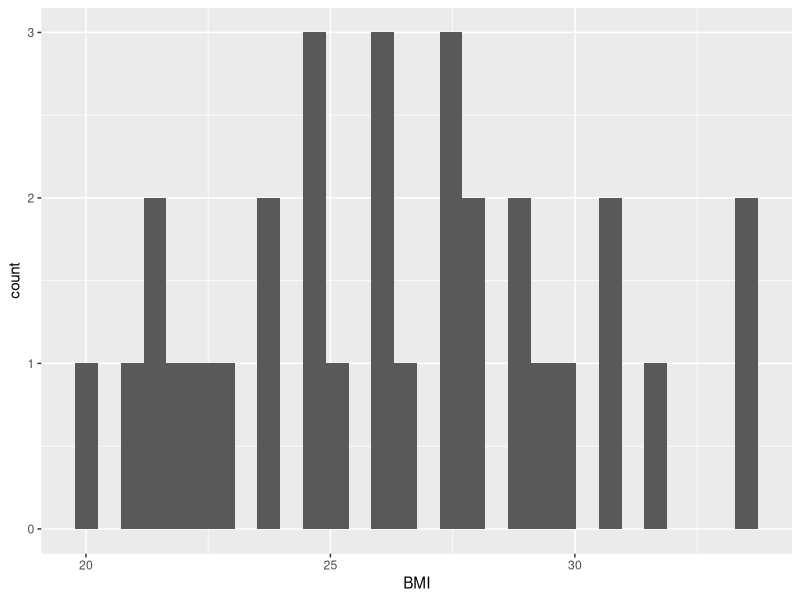
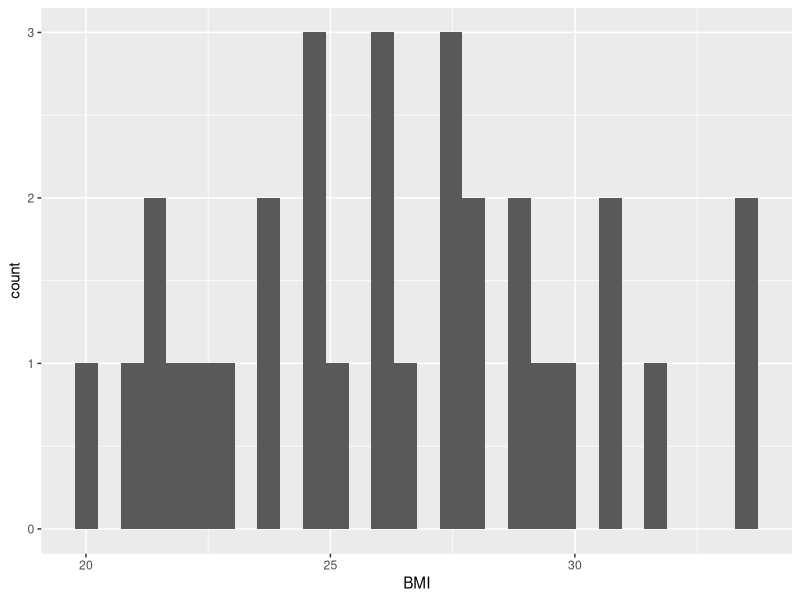
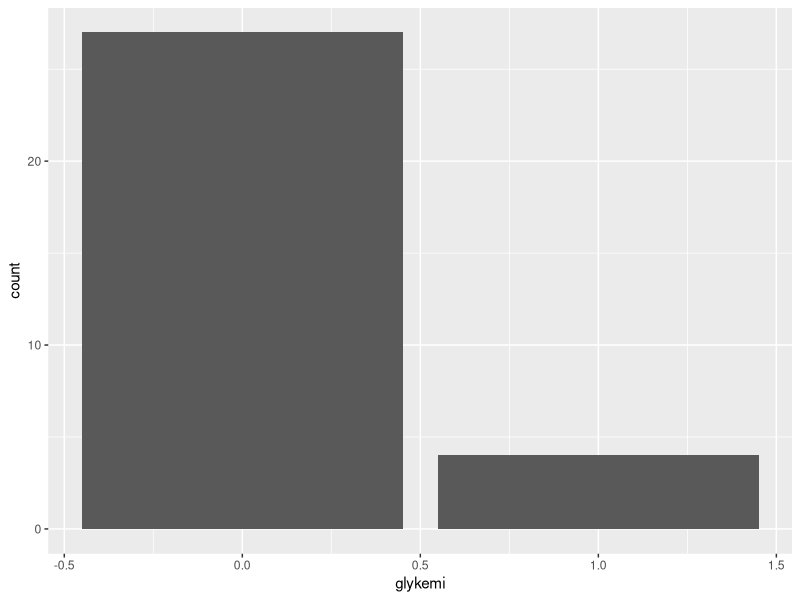
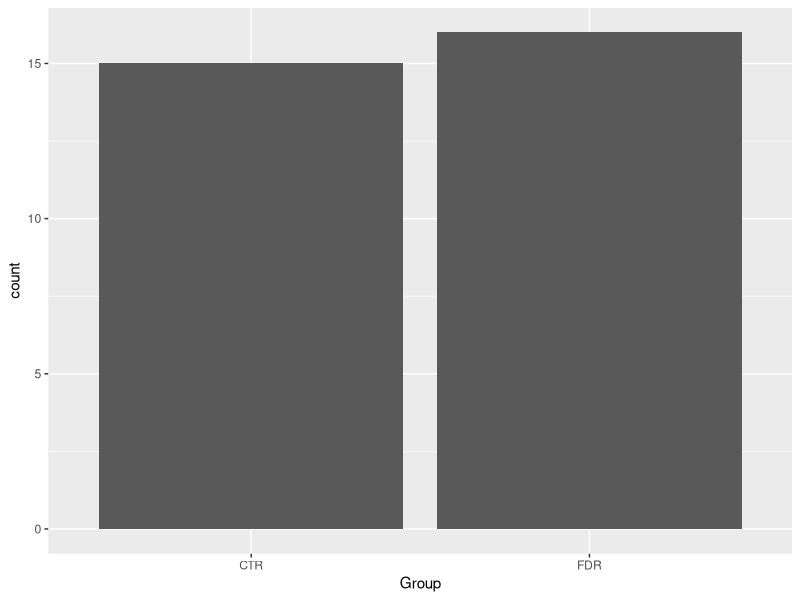
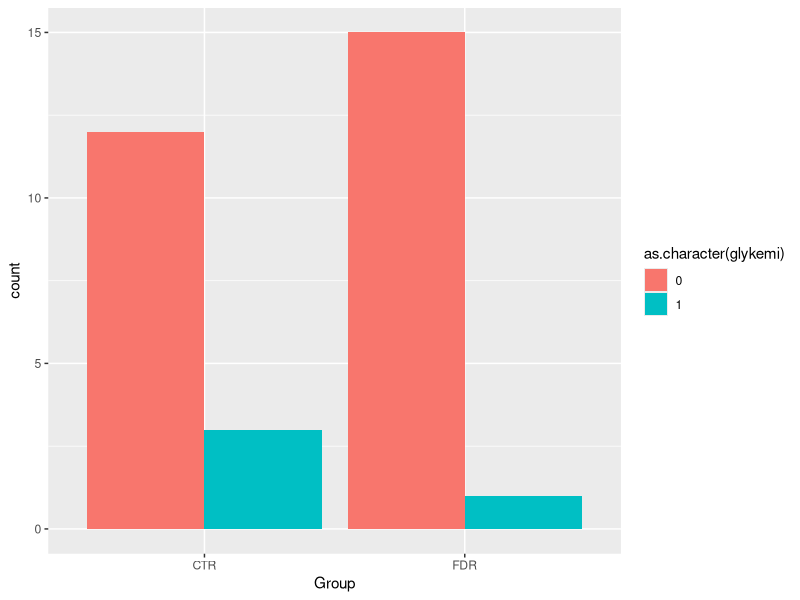
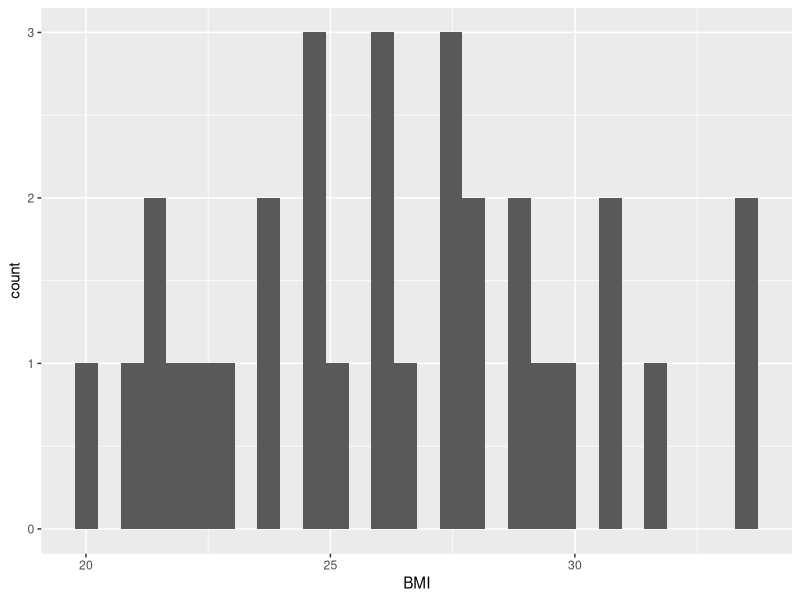
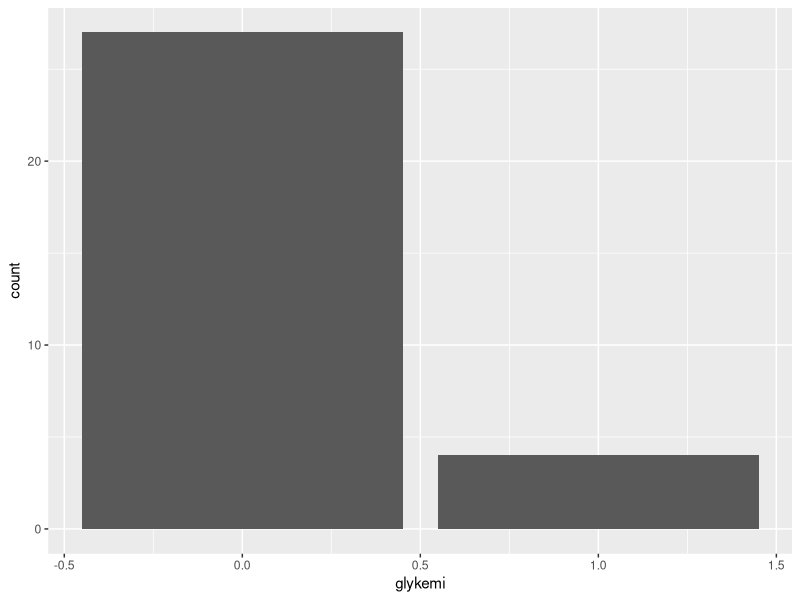
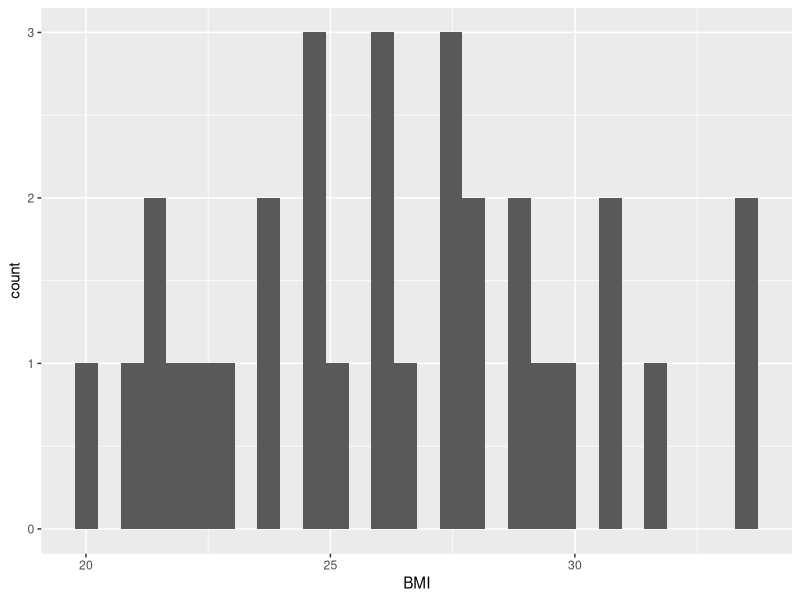

R code for these plots, in order:
## ---- chunk 1
1 + 1
## ---- chunk 2
3 * 3
## ---- chunk 3
#| message: false
#| warning: false
library(tidyverse)
post_meal_data <- read_csv2(
  here::here("data/post-meal-insulin.csv")
)

small_post_meal_data <- select(post_meal_data, id, Age, BMI, Group, auc_pg, auc_ins, glykemi)

tidier_post_meal_data <- small_post_meal_data |>
  rename(
    AUC_glucose = auc_pg,
    AUC_insulin = auc_ins
  ) |>
  filter(glykemi == 0) |>
  select(-glykemi)

tidied_post_meal_data <- tidier_post_meal_data |>
  mutate(
    insulin_glucose_ratio = AUC_insulin / AUC_glucose,
    Group = if_else(Group == "CTR", "Control", "First-degree relative")
  )
## ---- chunk 4
post_meal_data
## ---- chunk 5
glimpse(post_meal_data)
## ---- chunk 6
ggplot(post_meal_data, aes(x = BMI)) +
  geom_histogram()
## ---- chunk 7
#| fig-cap: "BMI results"
#| label: fig-BMI_histo
ggplot(post_meal_data, aes(x = BMI)) +
  geom_histogram()
## ---- chunk 8
#| fig-cap: Jabadabado
#| label: fig-jabadabado
ggplot(post_meal_data, aes(x = glykemi)) +
  geom_bar()
## ---- chunk 9
post_meal_data |>
  ggplot(aes(x = Group, fill = glykemi)) +
  geom_bar()
## ---- chunk 10
post_meal_data |>
  ggplot(aes(x = Group, fill = as.character(glykemi))) +
  geom_bar(position = position_dodge())
## ---- chunk 11
ggplot(post_meal_data, aes(x = BMI)) +
  geom_histogram()
## ---- chunk 12
ggplot(post_meal_data, aes(x = glykemi)) +
  geom_bar()
## ---- chunk 13
#| fig-cap: "They are side by side!"
#| label: fig-bmi-glykemi
#| fig-subcap:
#| - "Distribution of BMI"
#| - "Number of those with glycemia"
#| layout-ncol: 2

ggplot(post_meal_data, aes(x = BMI)) +
  geom_histogram()

ggplot(post_meal_data, aes(x = glykemi)) +
  geom_bar()
## ---- chunk 14
#| fig-cap: "Blodglukose og BMI"
#| label: fig-blodglukose_og_BMI
ggplot(post_meal_data, aes(x = BMI, y = auc_pg)) +
  geom_point() +
  geom_smooth()
## ---- chunk 15
select(post_meal_data, Age)

select(post_meal_data, Age, BMI, Weight)

select(post_meal_data, -Group)

select(post_meal_data, starts_with("PG"))

select(post_meal_data, ends_with("DXA"))

select(post_meal_data, contains("0"))
## ---- chunk 16
small_post_meal_data |>
  rename(AUC_glucose = auc_pg)

small_post_meal_data |>
  rename(AUC_glucose = auc_pg, AUC_insulin = auc_ins)
## ---- chunk 17
# Task 1.
post_meal_data |>
  select(contains("OGTT"))

# Task 2.
post_meal_data |>
  select(contains(".."), -contains("...")) |>
  rename(
    Insulin.minus5.OGTT.X = Insulin..5.OGTT.X,
    P.Glucose.5.OGTT = P.Glucose..5.OGTT
  )


# Task 3.
basic_info <- select(post_meal_data, id, BMI, Length, Weight, Age)
rename(basic_info, Height = Length)

post_meal_data |>
  select(id, BMI, Length, Weight, Age) |>
  rename(Height = Length)
## ---- chunk 18
small_post_meal_data |>
  filter(glykemi == 1)

small_post_meal_data |>
  filter(BMI >= 25)

small_post_meal_data |>
  filter(Group == "CTR")
## ---- chunk 19
tidier_post_meal_data |>
  mutate(
    insuline_glucose_ratio = AUC_insulin / AUC_glucose,
    Group = if_else(Group == "CTR", "Control", "First-degree relative")
  )
## ---- chunk 20
small_post_meal_data |>
  filter(Group == "CTR", BMI >= 25)

small_post_meal_data |>
  filter(Group == "CTR" | BMI >= 25)
## ---- chunk 21
# Task 1.
post_meal_data |>
  filter(BMI >= 20 & BMI <= 40 & Group == "FDR")

# Task 2.
post_meal_data |>
  mutate(
    percent_body_fat = (Fat.mass.DXA / Weight) * 100
  ) |>
  filter(percent_body_fat > 30)
## ---- chunk 22
tidied_post_meal_data |>
  mutate(overweight = if_else(BMI >= 25, "Overweight", "Not overweight")) |>
  ggplot(aes(x = overweight, y = insulin_glucose_ratio)) +
  geom_jitter()
## ---- chunk 23
tidied_post_meal_data |>
  filter(BMI < 30) |>
  ggplot(aes(x = Age, y = AUC_insulin, colour = Group)) +
  geom_point()
## ---- chunk 24
tidied_post_meal_data |>
  filter(BMI < 30) |>
  mutate(young = if_else(Age < 40, "Young", "Old")) |>
  ggplot(aes(x = BMI, y = insulin_glucose_ratio, colour = Group)) +
  geom_point() +
  facet_grid(rows = vars(young)) +
  labs(
    x = "Body Mass Index",
    y = "Insulin / Glucose ratio"
  )
## ---- chunk 25
#| label: fig-multidimensional
#| fig-cap: "Two, mult-dimensional plots of our data."
#| fig-subcap:
#|   - "Distribution of percent body fat by group and age category."
#|   - "Relationship between BMI and bone mineral density, split by insulin sensitivity."
#| layout-ncol: 2
# Task 1.
post_meal_data |>
  mutate(
    percent_body_fat = (Fat.mass.DXA / Weight) * 100,
    young = if_else(Age < 40, "Young", "Old")
  ) |>
  ggplot(aes(x = Group, y = percent_body_fat, colour = young)) +
  geom_jitter(width = 0.2)


# Task 2.
post_meal_data |>
  mutate(
    insulin_glucose_ratio = (auc_ins / auc_pg),
    insulin_insensitive = if_else(insulin_glucose_ratio > mean(insulin_glucose_ratio), "Insensitive", "Sensitive")
  ) |>
  ggplot(aes(x = BMI, y = Bone.mineral.DXA)) +
  geom_point() +
  geom_smooth() +
  facet_grid(cols = vars(insulin_insensitive))
## ---- chunk 26
# Tasks 1. and 2.
post_meal_data |>
  mutate(hyperglycemia = if_else(glykemi == 1, "Yes", "No")) |>
  ggplot(aes(x = Group, fill = hyperglycemia)) +
  geom_bar(position = position_dodge()) +
  scale_fill_viridis_d(option = "magma")

# Tasks 3. and 4.
post_meal_data |>
  ggplot(aes(x = auc_pg, y = auc_ins, colour = BMI)) +
  geom_point() +
  scale_colour_viridis_c(option = "inferno")
## ---- chunk 27
tidied_post_meal_data |>
  summarise(
    max_bmi = max(BMI),
    min_bmi = min(BMI)
  )
## ---- chunk 28
#| label: tbl-mean-age-bmi
#| tbl-cap: "Mean values of Age and BMI for each group"
tidied_post_meal_data |>
  group_by(Group) |>
  summarise("Mean age (years)" = round(mean(Age), 1), "Mean BMI (kg/m^2" = round(mean(BMI), 1)) |>
  ungroup() |>
  knitr::kable()
